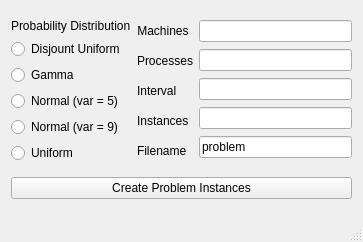
<?xml version="1.0" encoding="UTF-8"?>
<ui version="4.0">
 <class>MainWindow</class>
 <widget class="QMainWindow" name="MainWindow">
  <property name="geometry">
   <rect>
    <x>0</x>
    <y>0</y>
    <width>363</width>
    <height>242</height>
   </rect>
  </property>
  <property name="windowTitle">
   <string>MainWindow</string>
  </property>
  <widget class="QWidget" name="centralWidget">
   <layout class="QVBoxLayout" name="verticalLayout">
    <item>
     <layout class="QHBoxLayout" name="horizontalLayout_2">
      <item>
       <layout class="QVBoxLayout" name="VLProbabilityDistribution">
        <item>
         <widget class="QLabel" name="LProbabiltyDistibution">
          <property name="text">
           <string>Probability Distribution</string>
          </property>
         </widget>
        </item>
        <item>
         <widget class="QRadioButton" name="RBDisjointUniformDistribution">
          <property name="text">
           <string>Disjount Uniform</string>
          </property>
         </widget>
        </item>
        <item>
         <widget class="QRadioButton" name="RBGammaDistribution">
          <property name="toolTip">
           <string>α = 2, β = 10</string>
          </property>
          <property name="text">
           <string>Gamma</string>
          </property>
         </widget>
        </item>
        <item>
         <widget class="QRadioButton" name="RBNormal5Distribution">
          <property name="toolTip">
           <string>mean = interval / 2</string>
          </property>
          <property name="text">
           <string>Normal (var = 5)</string>
          </property>
         </widget>
        </item>
        <item>
         <widget class="QRadioButton" name="RBNormal9Distribution">
          <property name="toolTip">
           <string>mean = interval / 2</string>
          </property>
          <property name="text">
           <string>Normal (var = 9)</string>
          </property>
         </widget>
        </item>
        <item>
         <widget class="QRadioButton" name="RBUniformDistribution">
          <property name="text">
           <string>Uniform</string>
          </property>
         </widget>
        </item>
       </layout>
      </item>
      <item>
       <layout class="QHBoxLayout" name="horizontalLayout">
        <item>
         <layout class="QVBoxLayout" name="VLLabels">
          <item>
           <widget class="QLabel" name="LMachineQuantity">
            <property name="sizePolicy">
             <sizepolicy hsizetype="Fixed" vsizetype="Preferred">
              <horstretch>0</horstretch>
              <verstretch>0</verstretch>
             </sizepolicy>
            </property>
            <property name="text">
             <string>Machines</string>
            </property>
            <property name="textFormat">
             <enum>Qt::PlainText</enum>
            </property>
            <property name="alignment">
             <set>Qt::AlignCenter</set>
            </property>
           </widget>
          </item>
          <item>
           <widget class="QLabel" name="LProcessQuantity">
            <property name="sizePolicy">
             <sizepolicy hsizetype="Fixed" vsizetype="Preferred">
              <horstretch>0</horstretch>
              <verstretch>0</verstretch>
             </sizepolicy>
            </property>
            <property name="text">
             <string>Processes</string>
            </property>
            <property name="textFormat">
             <enum>Qt::PlainText</enum>
            </property>
            <property name="alignment">
             <set>Qt::AlignCenter</set>
            </property>
           </widget>
          </item>
          <item>
           <widget class="QLabel" name="LInterval">
            <property name="text">
             <string>Interval</string>
            </property>
           </widget>
          </item>
          <item>
           <widget class="QLabel" name="LInstances">
            <property name="text">
             <string>Instances</string>
            </property>
           </widget>
          </item>
          <item>
           <widget class="QLabel" name="LFIlename">
            <property name="toolTip">
             <string>.pbl will be appended</string>
            </property>
            <property name="text">
             <string>Filename</string>
            </property>
           </widget>
          </item>
         </layout>
        </item>
        <item>
         <layout class="QVBoxLayout" name="VLLineEdits">
          <item>
           <widget class="QLineEdit" name="LEMachineQuantity">
            <property name="sizePolicy">
             <sizepolicy hsizetype="Expanding" vsizetype="Fixed">
              <horstretch>0</horstretch>
              <verstretch>0</verstretch>
             </sizepolicy>
            </property>
           </widget>
          </item>
          <item>
           <widget class="QLineEdit" name="LEProcessQuantity">
            <property name="sizePolicy">
             <sizepolicy hsizetype="Expanding" vsizetype="Fixed">
              <horstretch>0</horstretch>
              <verstretch>0</verstretch>
             </sizepolicy>
            </property>
           </widget>
          </item>
          <item>
           <widget class="QLineEdit" name="LEInterval"/>
          </item>
          <item>
           <widget class="QLineEdit" name="LEInstances"/>
          </item>
          <item>
           <widget class="QLineEdit" name="LEFilename">
            <property name="text">
             <string>problem</string>
            </property>
           </widget>
          </item>
         </layout>
        </item>
       </layout>
      </item>
     </layout>
    </item>
    <item>
     <widget class="QPushButton" name="PBCreateProblemInstance">
      <property name="text">
       <string>Create Problem Instances</string>
      </property>
     </widget>
    </item>
   </layout>
  </widget>
  <widget class="QStatusBar" name="statusBar"/>
 </widget>
 <layoutdefault spacing="6" margin="11"/>
 <resources/>
 <connections/>
</ui>
